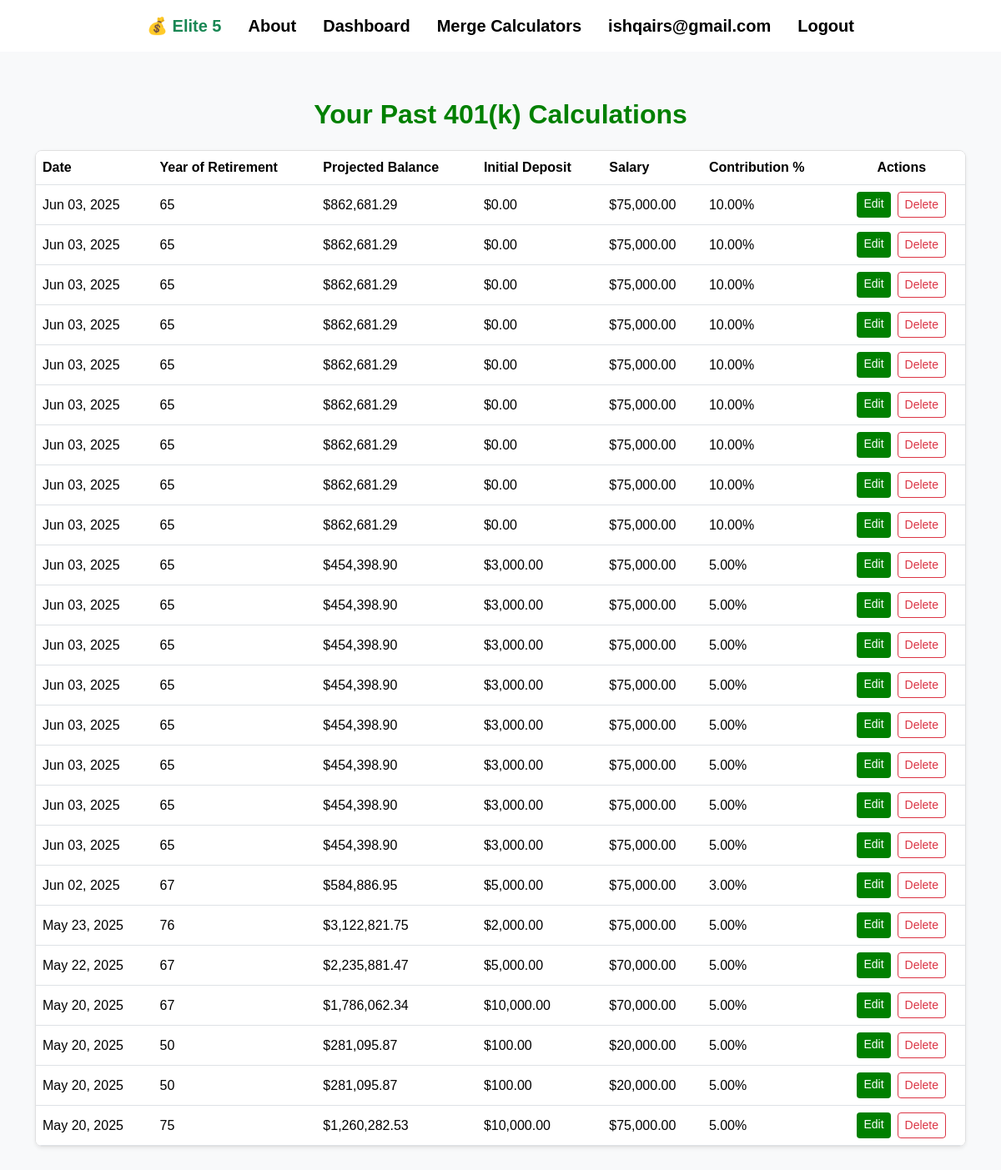
The app's page /401k-history/ (signed in) with its own data.
### main/models.py (models this page shows, shortened)
class RetirementCalculation(models.Model):
    user = models.ForeignKey(User, on_delete=models.CASCADE)
    created_at = models.DateTimeField(auto_now_add=True)
    current_age = models.IntegerField()
    retirement_age = models.IntegerField()
    projected_balance = models.DecimalField(max_digits=12, decimal_places=2)
    init_deposit = models.DecimalField(max_digits=10, decimal_places=2)
    salary = models.DecimalField(max_digits=10, decimal_places=2)
    contribution = models.DecimalField(max_digits=5, decimal_places=2)
    total_employee_contrib = models.DecimalField(max_digits=12, decimal_places=2, default=0)
    total_employer_contrib = models.DecimalField(max_digits=12, decimal_places=2, default=0)

### main/views.py (the view)
# urls.py: path('401k-history/', views.retirement_history, name='retirement_history'),
@login_required
def retirement_history(request):
    history = RetirementCalculation.objects.filter(user=request.user).order_by('-created_at')
    return render(request, 'main/401k_history.html', {'history': history})

### main/templates/main/401k_history.html (shortened to what this page needs)
{% extends "main/base.html" %}
{% load humanize %}
{% block content %}
<div class="container py-5">
  <h2 class="text-center mb-4" style="color: green; font-weight: 600;">Your Past 401(k) Calculations</h2>
  {% if history %}
    <div class="table-responsive shadow-sm rounded-3" style="border: 1px solid #e0e0e0;">
      <table class="table align-middle mb-0">
        <thead class="bg-light" style="color: green; font-weight: 600;">
          <tr>
            <th>Date</th>
            <th>Year of Retirement</th>
            <th>Projected Balance</th>
            <th>Initial Deposit</th>
            <th>Salary</th>
            <th>Contribution %</th>
            <th class="text-center">Actions</th>
          </tr>
        </thead>
        <tbody>
          {% for entry in history %}
          <tr>
            <td>{{ entry.created_at|date:"M d, Y" }}</td>
            <td>{{ entry.retirement_age }}</td>
            <td>${{ entry.projected_balance|intcomma }}</td>
            <td>${{ entry.init_deposit|intcomma }}</td>
            <td>${{ entry.salary|intcomma }}</td>
            <td>{{ entry.contribution }}%</td>
            <td>
              <div class="d-flex flex-column flex-md-row gap-2 justify-content-center">
                <a href="{% url 'edit_401k' entry.pk %}" class="btn btn-sm" style="background-color: green; color: #fff; border: none; transition: background-color 0.3s;">
                  Edit
                </a>
                <a href="{% url 'delete_401k' entry.pk %}" class="btn btn-sm btn-outline-danger" style="transition: background-color 0.3s;">
                  Delete
                </a>
              </div>
            </td>
          </tr>
          {% endfor %}
        </tbody>
      </table>
    </div>
  {% else %}
    <div class="text-center mt-4">
      <p style="color: #555;">No previous calculations found.</p>
    </div>
  {% endif %}
</div>
{% endblock %}

### main/templates/main/base.html (shortened to what this page needs)
{% load static %}
<!DOCTYPE html>
<html lang="en">
<head>
    <link href="https://cdn.jsdelivr.net/npm/bootstrap@5.3.2/dist/css/bootstrap.min.css" rel="stylesheet">
</head>
<body>
<nav class="navbar navbar-expand-lg navbar-light bg-white fixed-top mb-3" id="customNavbar">
  <div class="container d-flex justify-content-center align-items-center" style="max-width: 80%;">
    <div class="collapse navbar-collapse justify-content-center" id="navbarNav">
      <ul class="navbar-nav d-flex flex-row align-items-center">
        <li class="nav-item d-flex align-items-center">
          <a class="nav-link fs-5 mx-2 text-success no-hover" href="{% url 'landing' %}">
            💰 {{ APPNAME|default:"Elite 5" }}
          </a>
        </li>
        <li class="nav-item">
          <a class="nav-link fs-5 mx-2" href="{% url 'about' %}">About</a>
        </li>
        <li class="nav-item">
          <a class="nav-link fs-5 mx-2" href="{% url 'dashboard' %}">Dashboard</a>
        </li>
        <li class="nav-item">
          <a class="nav-link fs-5 mx-2" href="{% url 'merge_calculator' %}">Merge Calculators</a>
        </li>
        {% if user.is_authenticated %}
          <li class="nav-item">
            <span class="nav-link fs-5 mx-2 disabled">{{ user.username }}</span>
          </li>
          <li class="nav-item">
            <a class="nav-link fs-5 mx-2" href="{% url 'logout' %}">Logout</a>
          </li>
        {% else %}
          <li class="nav-item">
            <a class="nav-link fs-5 mx-2" href="{% url 'login' %}">Login</a>
          </li>
        {% endif %}
      </ul>
    </div>
  </div>
</nav>
<main>
  {% block content %}{% endblock %}
</main>
</body>
</html>

### main/templates/main/base.html (style rules this page uses)
body { font-family: Arial, sans-serif; }
main { min-height: 100vh; background-color: #f8f9fa; }
.navbar-nav .nav-link { color: black; font-weight: bold; position: relative; }
.navbar-nav .nav-link.text-success { color: green; }
.navbar-nav .nav-link.no-hover::after { display: none; }
.navbar-nav .nav-link:not(.no-hover)::after { content: ''; position: absolute; width: 0; height: 2px; display: block; background: green; transition: width 0.3s; bottom: 0; left: 0; }
main { padding-top: 70px; }

### records on screen
RetirementCalculation: created_at "Jun 03, 2025", retirement_age "65", projected_balance "862,681.29", init_deposit "0.00", salary "75,000.00", contribution "10.00"
RetirementCalculation: created_at "Jun 03, 2025", retirement_age "65", projected_balance "862,681.29", init_deposit "0.00", salary "75,000.00", contribution "10.00"
RetirementCalculation: created_at "Jun 03, 2025", retirement_age "65", projected_balance "862,681.29", init_deposit "0.00", salary "75,000.00", contribution "10.00"
RetirementCalculation: created_at "Jun 03, 2025", retirement_age "65", projected_balance "862,681.29", init_deposit "0.00", salary "75,000.00", contribution "10.00"
RetirementCalculation: created_at "Jun 03, 2025", retirement_age "65", projected_balance "862,681.29", init_deposit "0.00", salary "75,000.00", contribution "10.00"
RetirementCalculation: created_at "Jun 03, 2025", retirement_age "65", projected_balance "862,681.29", init_deposit "0.00", salary "75,000.00", contribution "10.00"
RetirementCalculation: created_at "Jun 03, 2025", retirement_age "65", projected_balance "862,681.29", init_deposit "0.00", salary "75,000.00", contribution "10.00"
RetirementCalculation: created_at "Jun 03, 2025", retirement_age "65", projected_balance "862,681.29", init_deposit "0.00", salary "75,000.00", contribution "10.00"
RetirementCalculation: created_at "Jun 03, 2025", retirement_age "65", projected_balance "862,681.29", init_deposit "0.00", salary "75,000.00", contribution "10.00"
RetirementCalculation: created_at "Jun 03, 2025", retirement_age "65", projected_balance "454,398.90", init_deposit "3,000.00", salary "75,000.00", contribution "5.00"
RetirementCalculation: created_at "Jun 03, 2025", retirement_age "65", projected_balance "454,398.90", init_deposit "3,000.00", salary "75,000.00", contribution "5.00"
RetirementCalculation: created_at "Jun 03, 2025", retirement_age "65", projected_balance "454,398.90", init_deposit "3,000.00", salary "75,000.00", contribution "5.00"
RetirementCalculation: created_at "Jun 03, 2025", retirement_age "65", projected_balance "454,398.90", init_deposit "3,000.00", salary "75,000.00", contribution "5.00"
RetirementCalculation: created_at "Jun 03, 2025", retirement_age "65", projected_balance "454,398.90", init_deposit "3,000.00", salary "75,000.00", contribution "5.00"
RetirementCalculation: created_at "Jun 03, 2025", retirement_age "65", projected_balance "454,398.90", init_deposit "3,000.00", salary "75,000.00", contribution "5.00"
RetirementCalculation: created_at "Jun 03, 2025", retirement_age "65", projected_balance "454,398.90", init_deposit "3,000.00", salary "75,000.00", contribution "5.00"
RetirementCalculation: created_at "Jun 03, 2025", retirement_age "65", projected_balance "454,398.90", init_deposit "3,000.00", salary "75,000.00", contribution "5.00"
RetirementCalculation: created_at "Jun 02, 2025", retirement_age "67", projected_balance "584,886.95", init_deposit "5,000.00", salary "75,000.00", contribution "3.00"
RetirementCalculation: created_at "May 23, 2025", retirement_age "76", projected_balance "3,122,821.75", init_deposit "2,000.00", salary "75,000.00", contribution "5.00"
RetirementCalculation: created_at "May 22, 2025", retirement_age "67", projected_balance "2,235,881.47", init_deposit "5,000.00", salary "70,000.00", contribution "5.00"
RetirementCalculation: created_at "May 20, 2025", retirement_age "67", projected_balance "1,786,062.34", init_deposit "10,000.00", salary "70,000.00", contribution "5.00"
RetirementCalculation: created_at "May 20, 2025", retirement_age "50", projected_balance "281,095.87", init_deposit "100.00", salary "20,000.00", contribution "5.00"
RetirementCalculation: created_at "May 20, 2025", retirement_age "50", projected_balance "281,095.87", init_deposit "100.00", salary "20,000.00", contribution "5.00"
RetirementCalculation: created_at "May 20, 2025", retirement_age "75", projected_balance "1,260,282.53", init_deposit "10,000.00", salary "75,000.00", contribution "5.00"

### other values on screen
{{ APPNAME|default:"Elite 5" }} "Elite 5"
{{ user.username }} "ishqairs@gmail.com"
